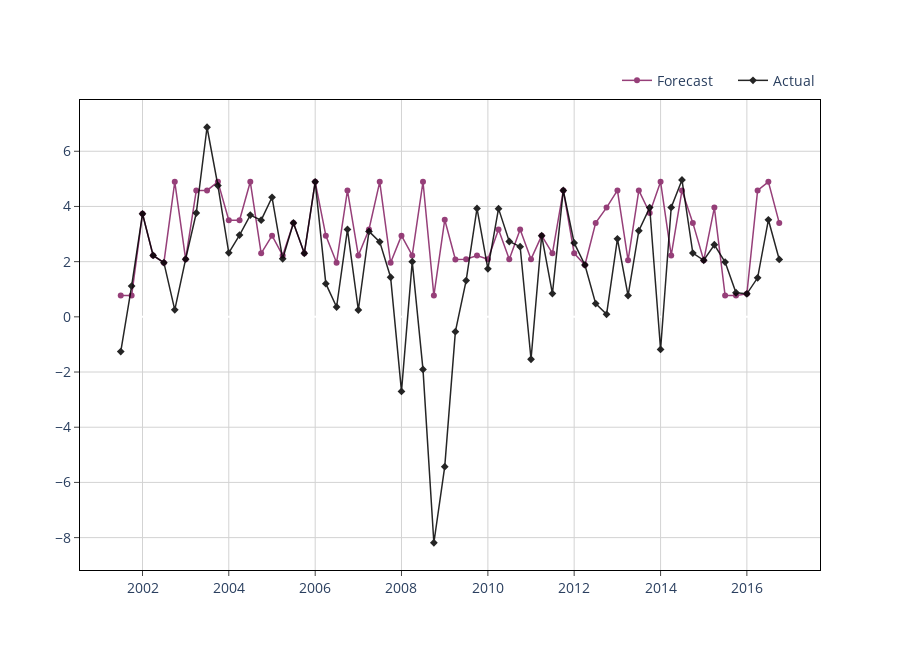

Write notebook code for a chart like this one.
### Markdown cell above
### Tree-based models

### Code cell
from sklearn.tree import DecisionTreeRegressor

model = DecisionTreeRegressor()

model.fit(X_train, y_train)
train_preds = pd.DataFrame.from_dict({
    "date": X_train_scaled.index,
    "predictions": model.predict(X_train_scaled),
    "actuals": y_train[target_col_name].values
})

# plt.plot(train_preds.date, train_preds.actuals, label="actual") 
# plt.plot(train_preds.date, train_preds.predictions, label="predictions")
# plt.legend();
plot_prediction(dt=train_preds.date, y_pred=train_preds.predictions, y_actual=train_preds.actuals, mode = "lines+markers", legend_position=(1, 1.075))

predictions.append(model.predict(X_test_scaled)[0])
print(predictions[-1])
